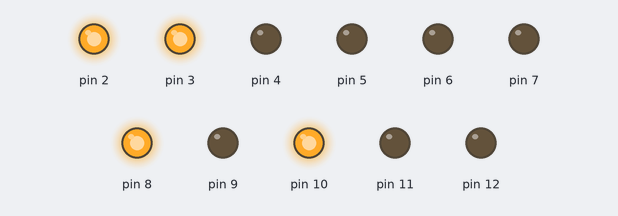
Bench run of a sketch on a simulated Arduino Uno, built with avr-gcc and run on an emulated ATmega328P. Parts: output pins drawn as LEDs (lit = HIGH).

Above: at 1.0 s.
At 3.0 s:
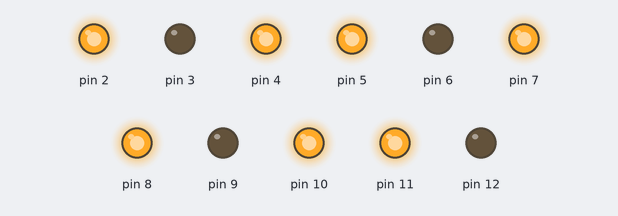
At 5.0 s:
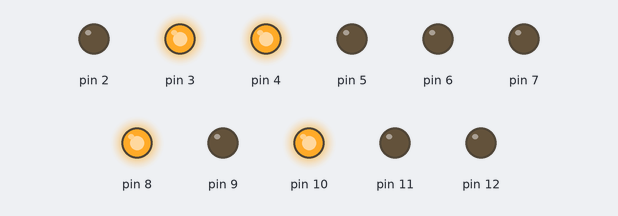
Timing chart, 0 to 6.9 s (numbered marks = the images above):
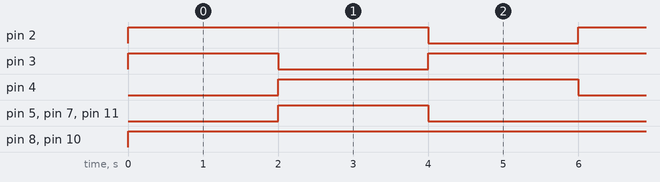

The sketch:

7seg4.ino
```cpp
           //4
           //Name: Maliha Nawar; ID: 17.01.05.131
void setup() {
DDRD=0b11111100;//initializing (2-7) pins as output
DDRB=0b00011111;//initializing (8-12) pins as output
}
void loop() {

PORTB=0b00000101;PORTD=0b00001100;delay(2000);//to show "1" in the 1st ssd & turning off other 2
PORTB=0b00001101;PORTD=0b10110100;delay(2000);//to show "3" in the 2nd ssd & turning off other 2
PORTB=0b00000101;PORTD=0b00011000;delay(2000);//to show "1" in the 3rd ssd & turning off other 2
//delay 2000ms is to show digits at 2s intervals
}
```

Measured:
- by itself, pin 2, pin 4: alternates HIGH for 4.0 s and LOW for 2.0 s
- by itself, pin 3: repeats every 6.0 s: LOW 2.0 s, HIGH 4.0 s
- by itself, pin 5, pin 7, pin 11: alternates HIGH for 2.0 s and LOW for 4.0 s
- by itself, pin 8, pin 10: LOW → HIGH at 0.00 s
